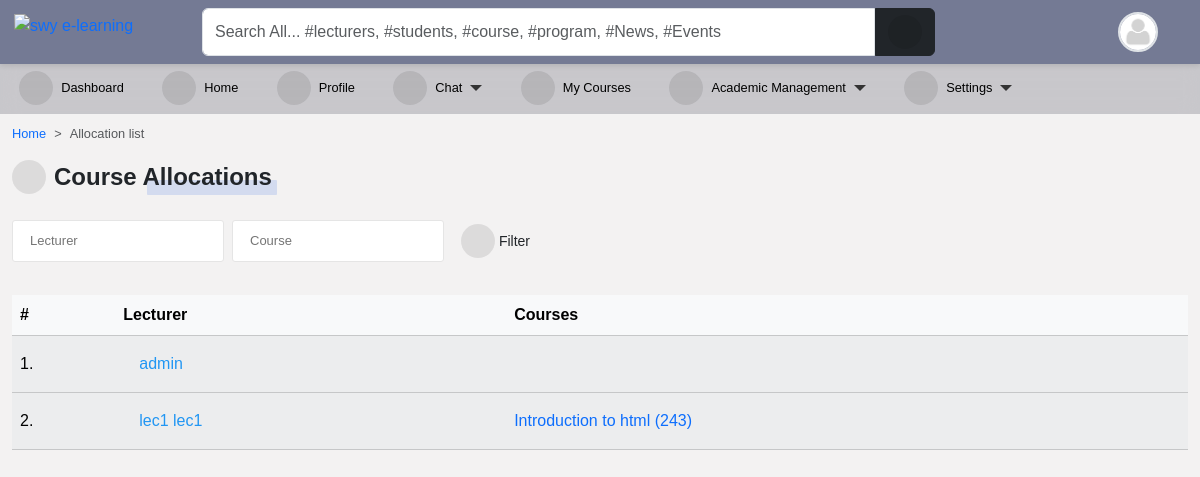
Screenshot of /programs/course/allocated/ (signed in) with the database file from the repository.
### accounts/models.py (models this page shows, shortened)
class User(AbstractUser):
    is_student = models.BooleanField(default=False)
    is_lecturer = models.BooleanField(default=False)
    gender = models.CharField(max_length=1, choices=GENDERS, blank=True, null=True)
    phone = models.CharField(max_length=60, blank=True, null=True)
    address = models.CharField(max_length=60, blank=True, null=True)
    picture = models.ImageField(
        upload_to="profile_pictures/%y/%m/%d/", default="default.png", null=True
    )
    email = models.EmailField(blank=True, null=True)
    username_validator = ASCIIUsernameValidator()
    objects = CustomUserManager()
    class Meta:
        ordering = ("-date_joined",)
    @property
    def get_full_name(self):
        full_name = self.username
        if self.first_name and self.last_name:
            full_name = self.first_name + " " + self.last_name
        return full_name
    @property
    def get_user_role(self):
        if self.is_superuser:
            role = "Admin"
        elif self.is_student:
            role = "Student"
        elif self.is_lecturer:
            role = "Lecturer"
        return role
    def get_absolute_url(self):
        return reverse("profile_single", kwargs={"id": self.id})

### course/models.py (models this page shows, shortened)
class CourseAllocation(models.Model):
    lecturer = models.ForeignKey(
        settings.AUTH_USER_MODEL,
        on_delete=models.CASCADE,
        related_name="allocated_lecturer",
    )
    courses = models.ManyToManyField(Course, related_name="allocated_course")
    session = models.ForeignKey(
        "core.Session", on_delete=models.CASCADE, blank=True, null=True
    )

class Course(models.Model):
    slug = models.SlugField(blank=True, unique=True)
    title = models.CharField(max_length=200, null=True)
    code = models.CharField(max_length=200, unique=True, null=True)
    credit = models.IntegerField(null=True, default=0)
    summary = models.TextField(max_length=200, blank=True, null=True)
    program = models.ForeignKey(Program, on_delete=models.CASCADE)
    level = models.CharField(max_length=25, choices=LEVEL, null=True)
    year = models.IntegerField(choices=YEARS, default=0)
    semester = models.CharField(choices=SEMESTER, max_length=200)
    is_elective = models.BooleanField(default=False, blank=True, null=True)
    objects = CourseManager()
    def __str__(self):
        return "{0} ({1})".format(self.title, self.code)
    def get_absolute_url(self):
        return reverse("course_detail", kwargs={"slug": self.slug})

### course/views.py (the view)
@method_decorator([login_required(login_url='login')], name="dispatch")
class CourseAllocationFilterView(FilterView):
    filterset_class = CourseAllocationFilter
    template_name = "course/course_allocation_view.html"
    def get_context_data(self, **kwargs):
        context = super().get_context_data(**kwargs)
        context["title"] = "Course Allocations"
        return context

### templates/course/course_allocation_view.html (shortened to what this page needs)
{% extends 'base.html' %}
{% block content %}
<nav style="--bs-breadcrumb-divider: '>';" aria-label="breadcrumb">
    <ol class="breadcrumb">
        <li class="breadcrumb-item"><a href="/">Home</a></li>
        <li class="breadcrumb-item active" aria-current="page">Allocation list</li>
    </ol>
</nav>
<div class="title-1"><i class="fas fa-tasks"></i>Course Allocations</div>
<br>
<br>
{% include 'snippets/filter_form.html' %}
<div class="table-responsive table-shadow p-0 mt-4">
    <table class="table table-light table-striped">
        <thead>
            <tr>
                <th>#</th>
                <th>Lecturer</th>
                <th>Courses</th>
            </tr>
        </thead>
        {% for course in filter.qs %}
        <tbody>
            <tr>
                <td> {{ forloop.counter }}.</td>
                <td><a href="{{ course.lecturer.get_absolute_url }}">{{ course.lecturer.get_full_name }}</a></td>
                <td><div class="flex">{% for i in course.courses.all %}
                        <div class="flex"><a class="edit-btn" href="{{ i.get_absolute_url }}">{{ i }}</a></div>
                    {% endfor %}</div>
                </td>
            </tr>
        {% endfor %}
    </table>
</div>
{% endblock content %}

### templates/navbar.html (shortened to what this page needs)
{% load static %}
<div id="top-navbar" class="py-2 top-navbar">
	<div class="container">
		<a href="/" class="head-logo">
			<img src="{% static 'img/swy e-learning.jpg' %}" width="40px" alt="swy e-learning">
		</a>
		<div class="nav-wrapper">
			<form class="form-header" action="{% url 'query' %}" method="GET">
				<input id="primary-search" class="form-control rounded-end-0" type="text" name="q" value="{{ request.GET.q }}"
					placeholder="Search All... #lecturers, #students, #course, #program, #News, #Events" required />
				<button class="btn btn-dark rounded-start-0" type="submit">
					<i class="fas fa-search"></i>
				</button>
			</form>
			<div class="dropdown index">
				<div class="avatar border border-2" type="button" data-bs-toggle="dropdown" aria-expanded="false">
					<img src="{{ request.user.picture.url }}">
				</div>
			</div>
		</div>
	</div>
</div>

### static/scss/style1.css (style rules this page uses)
*, body { font-family: "Rubik", sans-serif; }
body { background-color: #f3f2f2; }
.table td, .table th { vertical-align: middle; }
.table tbody > tr > td > a { display: flex; color: #2196f3; padding: 0.5rem 1rem; transition: 0.2s; }
#top-navbar { position: fixed; top: 0; right: 0; -webkit-margin-start: -10px; z-index: 90; padding: 0; background: #747a94; box-shadow: 0px 2px 5px 0px rgba(0, 0, 0, 0.1); transition: 0.3s; margin: 0; }
#top-navbar .container { display: flex; background-color: transparent; position: relative; }
#top-navbar .nav-wrapper { display: flex; flex-wrap: wrap; justify-content: space-between; align-items: center; width: 100%; margin-left: 10rem; background-color: transparent; }
#top-navbar .nav-wrapper .form-header { display: flex; flex: 0.8; }
#top-navbar .nav-wrapper .form-header button { flex: 0.1; }
#top-navbar { left: 0; }
.au-input { display: flex; width: auto; line-height: 40px; border: 1px solid #e5e5e5; font-family: inherit; font-size: 13px; color: #666; padding: 0 17px; border-radius: 3px; transition: all 0.2s ease; }
.avatar { width: 40px; height: 40px; border-radius: 50%; overflow: hidden; }
.avatar img { width: 100%; height: 100%; -o-object-fit: cover; object-fit: cover; }
a { color: var(--bs-primary); text-decoration: none; }
.title-1 { position: relative; display: inline-flex; align-items: center; font-family: inherit; text-transform: capitalize; font-weight: 700; font-size: 24px; border-radius: 0.2em; }
.title-1::before { content: ""; position: absolute; bottom: 0; right: -5px; width: 50%; height: 15px; z-index: -1; border-radius: 1px; background-color: rgba(83, 126, 226, 0.2); animation: lineAnim 1s ease-in forwards; }
.title-1 i { margin-right: 8px; }
.fas, .fa { font-size: 16px; display: inline-flex; align-items: center; justify-content: center; width: 34px; height: 34px; background-color: rgba(0, 0, 0, 0.093); border-radius: 50%; }

### templates/aside.html (style rules this page uses)
li { font-size: .8rem; }

### templates/navbar.html (style rules this page uses)
.head-logo { position: absolute; left: -1rem; top: 0.3rem; }

### rows the page displays
User: user.picture (placeholder picture)
CourseAllocation: lecturer.get_full_name "admin"
CourseAllocation: lecturer.get_full_name "lec1 lec1"
Course: title+code "Introduction to html (243)"
